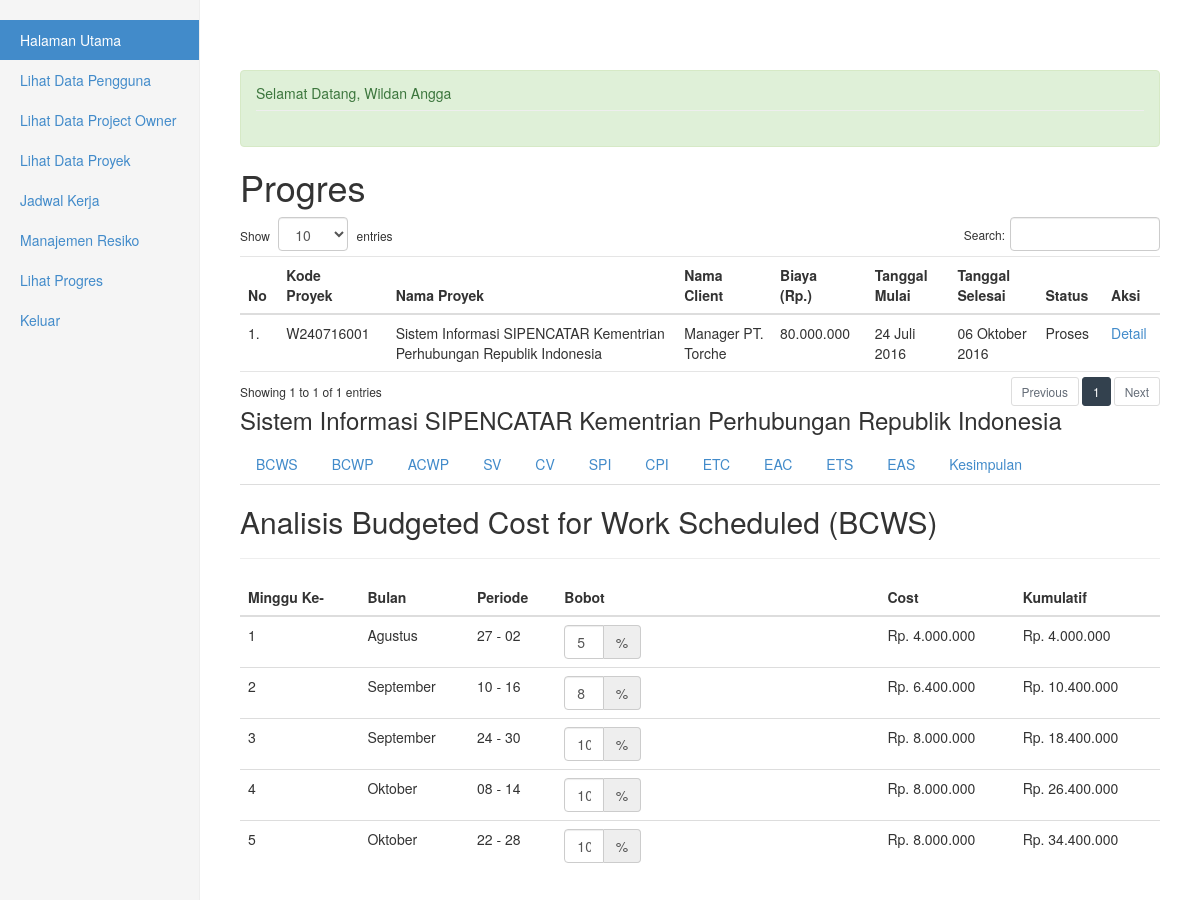
Before: /admin/beranda.php?page=dataprogres.php&kode_proyek=W240716001 (signed in, upper part) with the older database file.
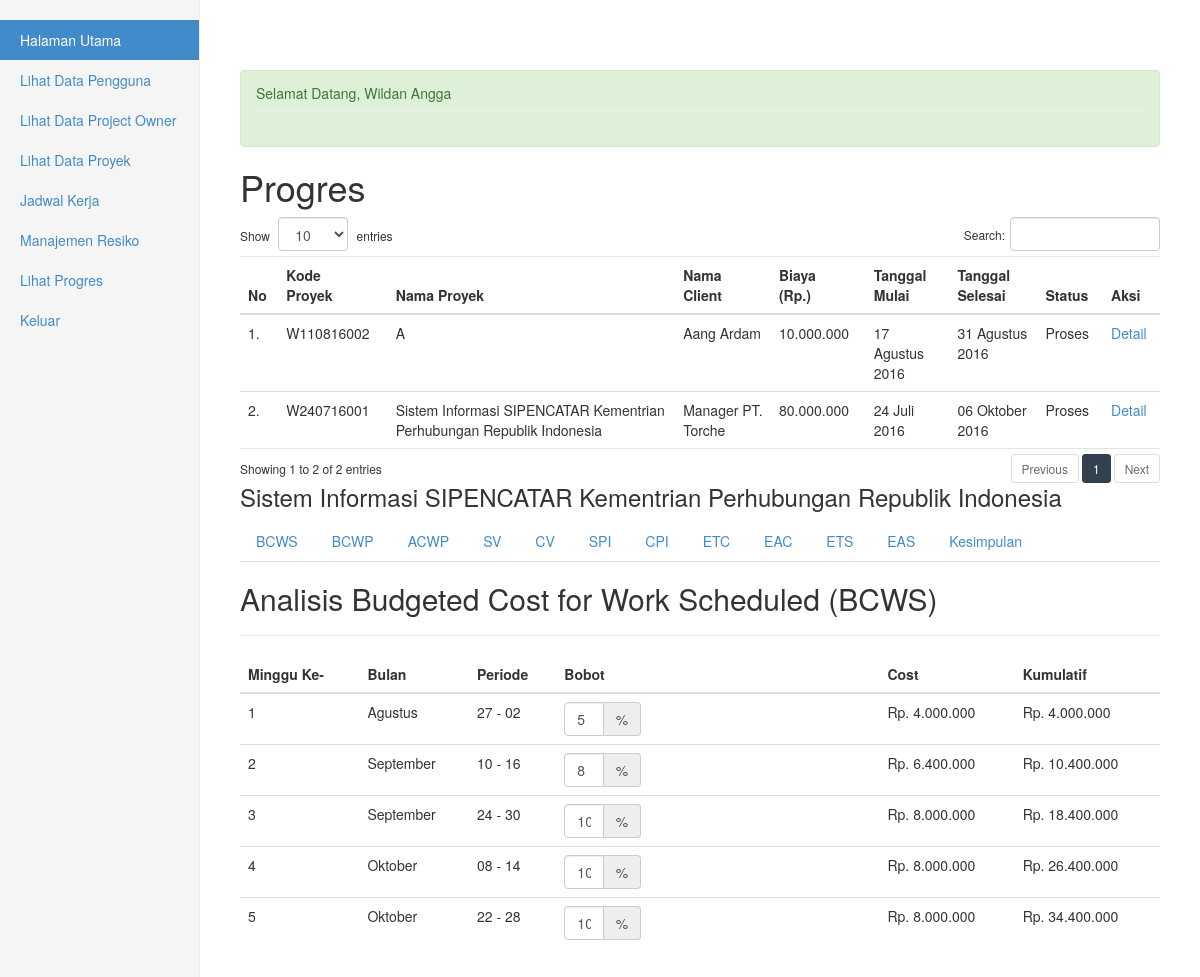
After: the same page with the newer database file.
### tables this page shows
CREATE TABLE IF NOT EXISTS `proyek` (
`id` int(11) NOT NULL,
  `kode_proyek` varchar(15) NOT NULL,
  `id_client` int(3) NOT NULL,
  `nama_proyek` varchar(300) NOT NULL,
  `tujuan` varchar(500) NOT NULL,
  `asal_muasal` varchar(1000) NOT NULL,
  `fase` varchar(500) NOT NULL,
  `biaya` int(30) NOT NULL,
  `tanggal_mulai` date NOT NULL,
  `tanggal_selesai` date NOT NULL,
  `status` varchar(30) NOT NULL,
  `tarif_tenaga_kerja` int(11) NOT NULL,
  `created_at` datetime NOT NULL DEFAULT CURRENT_TIMESTAMP,
  `updated_at` timestamp NOT NULL DEFAULT CURRENT_TIMESTAMP ON UPDATE CURRENT_TIMESTAMP
);

CREATE TABLE IF NOT EXISTS `client` (
`id_client` int(11) NOT NULL,
  `nama_client` varchar(30) NOT NULL,
  `email` varchar(30) NOT NULL,
  `instansi` varchar(30) NOT NULL
);

### komponen/library.php (called while the page is built, shortened)
<?php
    function format_rupiah($rupiah)
    {
        return number_format($rupiah, 0, ',', '.');
    }
    function tanggal_format_indonesia($tgl, $waktu = FALSE, $bln_only = FALSE){
        $tanggal  =  substr($tgl,8,2);
        $bulan  =  getBulan(substr($tgl,5,2));
        $tahun  =  substr($tgl,0,4);
        $jam = substr($tgl, 11,2);
        $menit = substr($tgl, 14,2);
        $separator = empty($jam) ? '' : ':';
        $r_wkt = $waktu == FALSE ? '' : $jam.$separator.$menit;
        $tanggal_formatted = $tanggal.' '.$bulan.' '.$tahun.' '.$r_wkt;
            return $tanggal_formatted;
    }
    function  getBulan($bln){
        switch  ($bln){
            case  7:
                $bln = "Juli";
                break;
            case  8:
                $bln = "Agustus";
                break;
            case  9:
                $bln = "September";
                break;
            case  10:
                $bln = "Oktober";
                break;
        }
        return $bln;
    }
    function get_bobot_and_cost($minggu, $tipe, $id_proyek)
    {
        $bobot = 0;
        $cost = 0;
        $q = mysql_query("SELECT * FROM proyek_evm WHERE minggu='$minggu' AND tipe='$tipe' AND id_proyek='$id_proyek' LIMIT 1");
        if(mysql_num_rows($q) == 1)
        {
            $d = mysql_fetch_object($q);
            $bobot = $d->bobot;
            $cost = $d->cost;
        }
        return [$bobot, $cost];
    }

### komponen/evm.php (the view, shortened to what the changed rows need)
<div>
    <ul class="nav nav-tabs">
        <li><a href="#table-bcws" class="nav active" data-toggle="tab">BCWS</a> </li>
        <li><a href="#table-bcwp" class="nav" data-toggle="tab">BCWP</a> </li>
        <li><a href="#table-acwp" class="nav" data-toggle="tab">ACWP</a></li>
        <li><a href="#table-sv" class="nav" data-toggle="tab">SV</a></li>
        <li><a href="#table-cv" class="nav" data-toggle="tab">CV</a></li>
        <li><a href="#table-spi" class="nav" data-toggle="tab">SPI</a></li>
        <li><a href="#table-cpi" class="nav" data-toggle="tab">CPI</a></li>
        <li><a href="#table-etc" class="nav" data-toggle="tab">ETC</a></li>
        <li><a href="#table-eac" class="nav" data-toggle="tab">EAC</a></li>
        <li><a href="#table-ets" class="nav" data-toggle="tab">ETS</a></li>
        <li><a href="#table-eas" class="nav" data-toggle="tab">EAS</a></li>
        <li><a href="#table-kesimpulan" class="nav" data-toggle="tab">Kesimpulan</a></li>
    </ul>
    <div class="tab-content">
        <div class="tab-pane active" id="table-bcws">
            <h2>Analisis Budgeted Cost for Work Scheduled (BCWS)</h2>
            <hr>
            <div class="row">
                <div class="col-md-12">
                    <table class="table">
                        <thead>
                        <tr>
                            <th>Minggu Ke-</th>
                            <th>Bulan</th>
                            <th>Periode</th>
                            <th>Bobot</th>
                            <th>Cost</th>
                            <th>Kumulatif</th>
                        </tr>
                        </thead>
                        <tbody>
                        <?php
                        $q_interval_proyek_pekerjaan =  mysql_query("SELECT min(tanggal_mulai) as mulai, max(tanggal_selesai) as selesai FROM proyek_pekerjaan WHERE id_proyek='$d->id'") or die(mysql_error());
                        $d_interval_proyek_pekerjaan = mysql_fetch_object($q_interval_proyek_pekerjaan);
                        $tanggal_mulai_proyek = new DateTime($d_interval_proyek_pekerjaan->mulai);
                        $tanggal_selesai_proyek = new DateTime($d_interval_proyek_pekerjaan->selesai);
                        $interval = new DateInterval('P1W7D');
                        $daterange = new DatePeriod($tanggal_mulai_proyek, $interval, $tanggal_selesai_proyek);
                        $minggu_ke = 1;
                        $kumulatif = 0;
                        foreach($daterange as $key => $date)
                        {
                            if($key < 5)
                            {
                                $bulan = $date->format('m');
                                $start =  $date->format('d');
                                $start_default = $date->format('Y-m-d');
                                $date->add(new DateInterval('P6D'));
                                $end = $date->format('d');
                                $end_default = $date->format('Y-m-d');
                                $bobot_and_cost = get_bobot_and_cost($minggu_ke, 'bcws', $id_proyek);
                                $kumulatif = $kumulatif + $bobot_and_cost[1];
                                ?>
                                <tr>
                                    <td><?php echo $minggu_ke; ?></td>
                                    <td><?php echo getBulan($bulan); ?></td>
                                    <td><?php echo $start ?> - <?php  echo $end ?></td>
                                    <td>
                                        <div class="input-group col-md-3">
                                            <input type="text" name="bobot_bcws[]" class="form-control input-bobot col-md-2" data-tipe="bcws" data-idproyek="<?php echo $d->id; ?>" data-minggu="<?php echo $minggu_ke; ?>" data-start="<?php echo $start_default; ?>" data-end="<?php echo $end_default; ?>" value="<?php echo $bobot_and_cost[0]; ?>">
                                            <span class="input-group-addon">%</span>
                                        </div>
                                    </td>
                                    <td><span class="bcws-cost-<?php echo $minggu_ke; ?>">Rp. <?php echo format_rupiah($bobot_and_cost[1]); ?></span> </td>
                                    <td><span class="bcws-kumulatif-<?php echo $minggu_ke; ?>">Rp. <?php echo format_rupiah($kumulatif); ?></span> </td>
                                </tr>
                                <?php
                            }
                            $minggu_ke++;
                        };
                        ?>
                        </tbody>
                    </table>
                </div>
            </div>
        </div>
    </div>
</div>

### admin/dataprogres.php (shortened to what the changed rows need)
<?php
          $d = FALSE;
          if(!empty($_GET['kode_proyek']))
          {
              $search = $_GET['kode_proyek'];
              $q = mysql_query("SELECT * FROM proyek JOIN client ON client.id_client=proyek.id_client WHERE kode_proyek LIKE '$search' LIMIT 1") or die(mysql_error());;
              if(mysql_num_rows($q) == 1)
              {
                  $d = mysql_fetch_object($q);
                  $id_proyek = $d->id;
              }
          }
?>
      <div>
          <h1>Progres</h1>
          <div class="table-responsive" id="table-proyek">
              <table class="table datatable-simple">
                  <thead>
                  <tr>
                      <th>No</th>
                      <th>Kode Proyek</th>
                      <th>Nama Proyek</th>
                      <th>Nama Client</th>
                      <th>Biaya (Rp.)</th>
                      <th>Tanggal Mulai</th>
                      <th>Tanggal Selesai</th>
                      <th>Status</th>
                      <th>Aksi</th>
                  </tr>
                  </thead>
                  <tbody>
                  <?php
                  $Ssql="select p.*, c.id_client, c.nama_client
					from proyek p
					join client c
					on p.id_client=c.id_client
					order by p.created_at desc";
                  $query=mysql_query($Ssql) or die(mysql_error());
                  $no = 1;
                  while ($data = mysql_fetch_assoc($query))
                  {
                      ?>
                      <tr>
                          <td><?php echo $no;?>.</td>
                          <td><?php echo $data['kode_proyek']; ?></td>
                          <td><?php echo $data['nama_proyek']; ?></td>
                          <td><?php echo $data['nama_client']; ?></td>
                          <td><?php echo format_rupiah($data['biaya']); ?></td>
                          <td><?php echo tanggal_format_indonesia($data['tanggal_mulai']); ?></td>
                          <td><?php echo tanggal_format_indonesia($data['tanggal_selesai']); ?></td>
                          <td><?php echo $data['status']; ?></td>
                          <td>
                              <a href="beranda.php?page=dataprogres.php&kode_proyek=<?php echo $data['kode_proyek']; ?>">Detail</a>
                          </td>
                      </tr>
                      <?php
                      $no++;
                  }
                  ?>
                  </tbody>
              </table>
          </div>
      </div>
      <?php if($d != FALSE): ?>
      <h3 class=""><?php echo $d->nama_proyek; ?></h3>
      <?php include "../komponen/evm.php"; ?>
      <?php endif; ?>

Changed rows visible on the page:
added proyek: kode_proyek "W110816002", nama_proyek "A", id_client.nama_client "Aang Ardam", biaya "10.000.000", tanggal_mulai "17 Agustus 2016", tanggal_selesai "31 Agustus 2016", status "Proses"
Other visible differences:
text written by a page script: "Show entries Search: Showing 1 to 1 of 1 entries Previous 1 Next" → "Show entries Search: Showing 1 to 2 of 2 entries Previous 1 Next"
